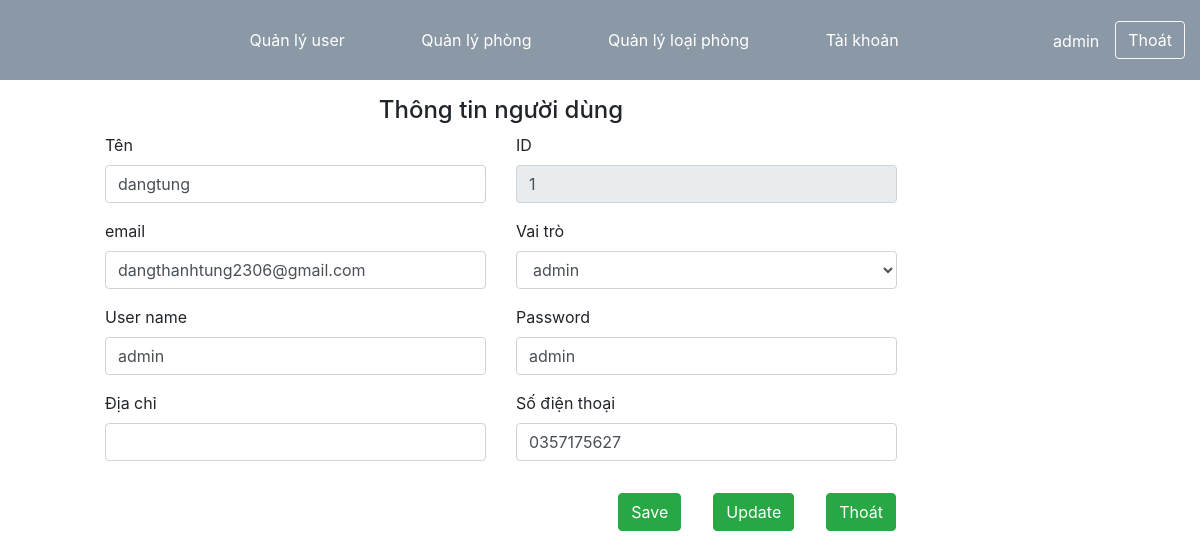
/admin/index.php?action=suauser&id=1 (signed in), run on an earlier commit of the app's database.
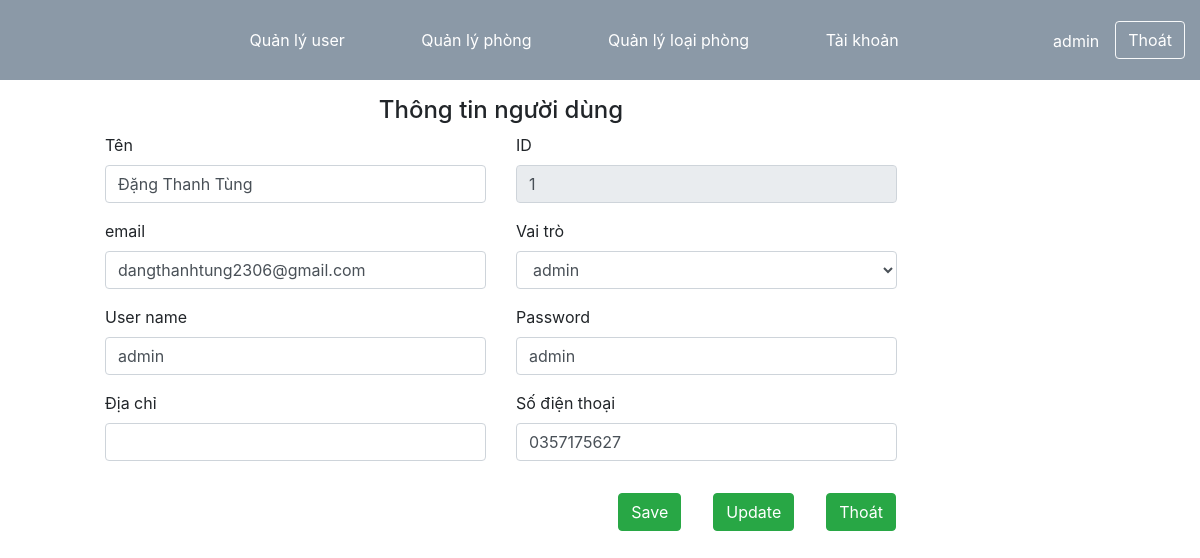
And on a later commit of the database.
### tables this page shows
CREATE TABLE IF NOT EXISTS `user` (
  `ID` int NOT NULL AUTO_INCREMENT,
  `ten` varchar(255) DEFAULT NULL,
  `diachi` varchar(255) DEFAULT NULL,
  `email` varchar(255) NOT NULL,
  `user` varchar(255) NOT NULL,
  `pass` varchar(255) NOT NULL,
  `role` tinyint(1) NOT NULL DEFAULT '0',
  `sdt` varchar(20) NOT NULL,
  PRIMARY KEY (`ID`)
);

### models/userModel.php (called while the page is built, shortened)
<?php
	class userModel extends connect
	{
		public function timkiemtheoID($id)
		{
			$sql = "select * from user where ID = $id;";
			$ds = $this->get_data($sql);
			foreach ($ds as $key => $value) {
				$this->id = $value["ID"];
				$this->ten = $value["ten"];
				$this->diachi = $value["diachi"];
				$this->email = $value["email"];
				$this->pass = $value["pass"];
				$this->user = $value["user"];
				$this->role = $value["role"];
				$this->sdt = $value['sdt'];
			}
		}
	}
 ?>

### models/database.php (called while the page is built, shortened)
<?php
	class connect{
		public function get_data($sql)
		{
			$conn = mysqli_connect("localhost","root","","quanlykhachsan");
			$result = mysqli_query($conn,$sql);
			$arr = mysqli_fetch_all($result,MYSQLI_ASSOC);
			return $arr;
		}
	}
 ?>

### admin/danhmucuser/load_thongtinuser.php (the view, shortened to what this page needs)
<div class="row">
		<form method="post" action="index.php?action=thongtinuser" enctype="multipart/form-data" style="width:80%">
			<div class="text-center">
				<h4>Thông tin người dùng </h4>
			</div>
			<div class="row">
				<div class="form-group col col-md-6">
                    <label class="form-label">Tên</label>
                    <input type="text" id="" name="ten" class="form-control" value="<?php echo $u->ten ?>" />
                </div>
                <div class="form-group col col-md-6">
                    <label class="form-label">ID</label>
                    <input type="text" id="" readonly name="" class="form-control" value="<?php echo $u->id ?>" />
                </div>
			</div>
            <div class="row">
                 <div class="form-group col col-md-6">
                            <label class="form-label">email</label>
                            <input type="text" id="" name="email" class="form-control" value="<?php echo $u->email ?>" />
                </div>
                <div class="form-group col col-md-6">
                    <label class="form-label">Vai trò</label>
                    <select name="role" class="form-control">
                        <?php foreach ($dsrole as $keyrole => $valuerole): ?>
                            <option class="form-control" <?php if($valuerole['id']==$u->role) echo "selected" ?> value="<?php echo $valuerole['id'] ?>"><?php echo $valuerole['role']; ?></option>
                        <?php endforeach ?>
                    </select>
                </div>
            </div>
            <div class="row">
                <div class="form-group col col-md-6">
                    <label class="form-label">User name</label>
                    <input type="text" id="" name="user" class="form-control" value="<?php echo $u->user ?>" />
                </div>
                <div class="form-group col col-md-6">
                    <label class="form-label">Password</label>
                    <input type="text" name="pass" id="" class="form-control" value="<?php echo $u->pass ?>" />
               </div>
            </div>
            <div class="row">
                <div class="form-group col col-md-6">
                    <label class="form-label">Địa chỉ</label>
                    <input type="text" name="diachi" id="" class="form-control" value="<?php echo $u->diachi ?>" />
               </div>
               <div class="form-group col col-md-6">
                    <label class="form-label">Số điện thoại</label>
                    <input type="text" name="sdt" id="" class="form-control" value="<?php echo $u->sdt ?>" />
               </div>
            </div>
            <div class="row">
                <div class="col">
                    <div class="row" style="float: right;">
                        <input name="btn_luuuser" type="submit" value="Save" class="btn btn-success m-3">
                        <input name="btn_suauser" type="submit" value="Update" class="btn btn-success m-3">
                        <button class="btn btn-success m-3" formaction="index.php?action=danhmucuser">Thoát</button>
                    </div>
                </div>
            </div>
        </form>
	</div>

What changed in the data, as far as the page shows it:
changed user "dangthanhtung2306@gmail.com": ten "dangtung" → "Đặng Thanh Tùng"
